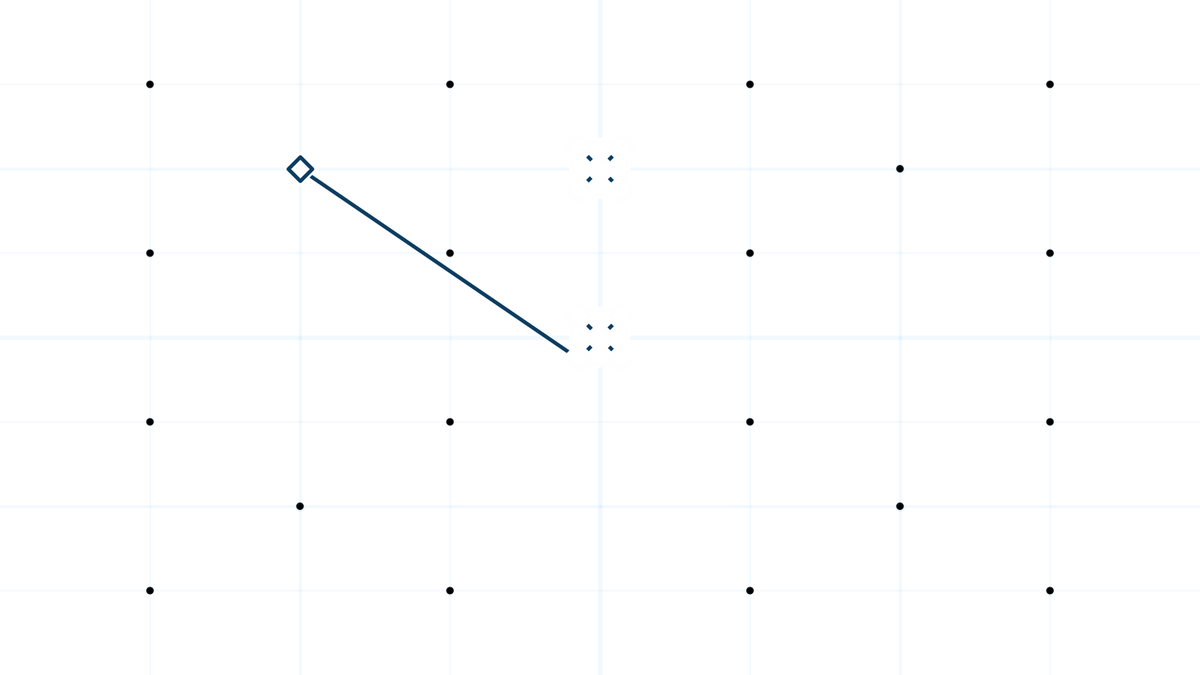
Frame 1 (no input)
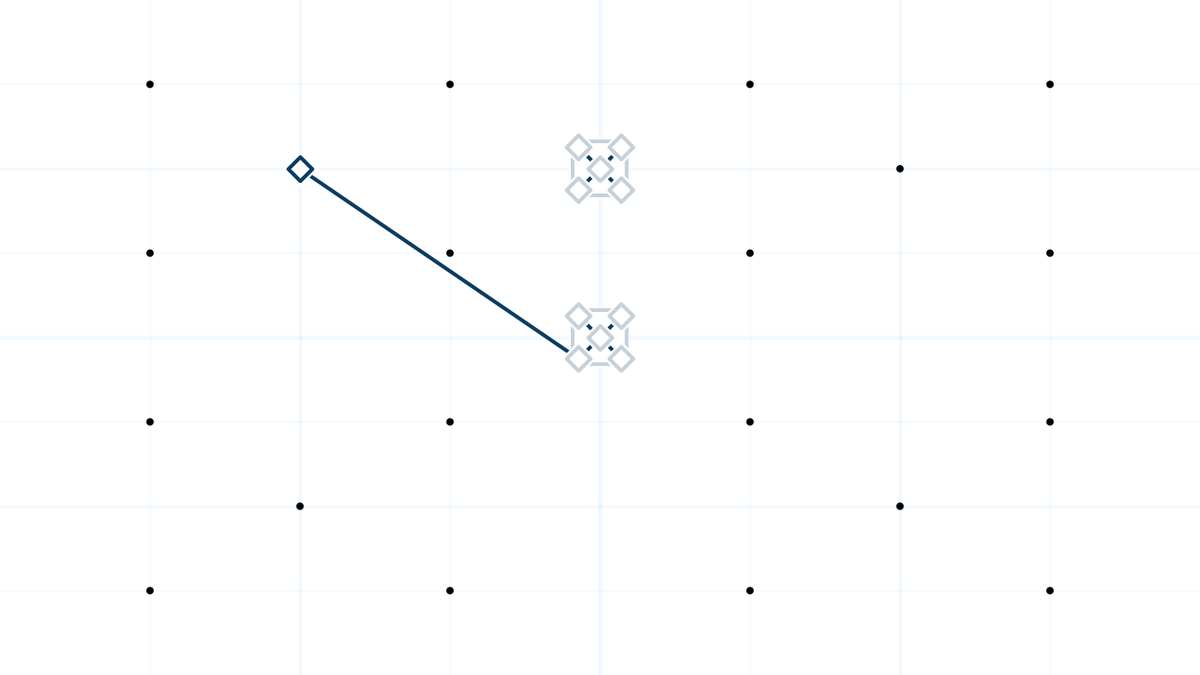
Frame 60 (the mouse pressed at the canvas centre just before this capture)
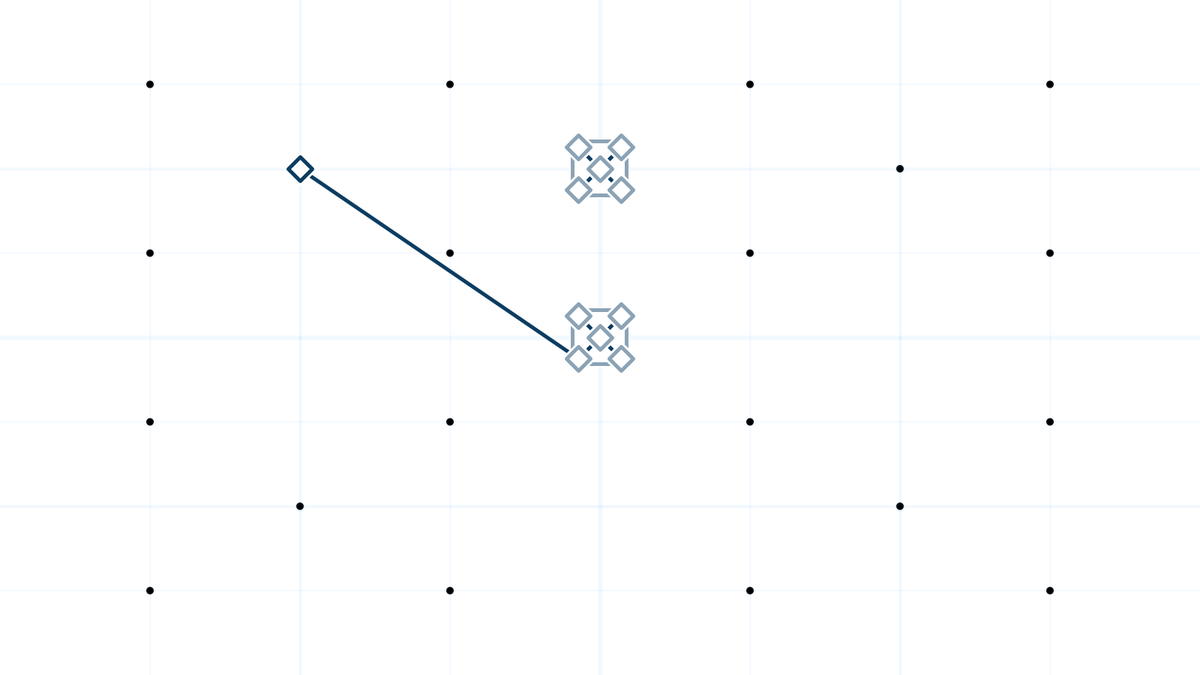
Frame 120 (the mouse held since frame 60 and released just before this capture)

The Processing sketch that drew these frames (run headless with seeded random() and noise(); from frame 60 on, the mouse is pressed at the canvas centre):

// Processing sketch: main
// ── main.pde
Cluster cl;
float w = 40;

// **************************************************
//
// **************************************************

void setup() {
  size(1600, 900);
  //size(1400,425);
  cl = new Cluster();
}

// **************************************************
//
// **************************************************

void draw() {
  background(255);
  canvasGrid(0, 0, width, height, 3);
  cl.render();
}

// **************************************************
//
// **************************************************

void canvasGrid(float x1, float y1, float x2, float y2, int d) {
  if (d <=0) return;

  strokeWeight(d*2);
  stroke(#78C4FF, 25);

  float midx = (x1+x2)/2;
  float midy = (y1+y2)/2;

  line(x1, midy, x2, midy);
  line(midx, y1, midx, y2);

  fill(0);
  ellipse(midx, midy, 10, 10);
  noFill();

  canvasGrid(x1, y1, midx, midy, d-1);
  canvasGrid(midx, midy, x2, y2, d-1);
  canvasGrid(midx, y1, x2, midy, d-1);
  canvasGrid(x1, midy, midx, y2, d-1);
}

// **************************************************
//
// **************************************************

class Cluster {
  Pod c1, c2;
  Conns conn;
  Thing thing;

  Cluster() {
    this.c1 = new Pod(new PVector(width/2, height/2), 4);
    this.c2 = new Pod(new PVector(width/2, height/4), 4);

    this.thing = new Thing(new PVector(width/4, height/4), 4);
    this.conn = new Conns(this.thing, this.c1.things.get(2));
  }

  void render() {
    this.conn.render();
    this.thing.render();
    this.c1.render();
    this.c2.render();
  }
}

// **************************************************
//
// **************************************************

class Conns {
  Thing thingA, thingB;

  Conns(Thing a, Thing b) {
    this.thingA = a;
    this.thingB = b;
  }

  Conns(Pod a, Thing b) {
    this.thingA = a.things.get(0);
    this.thingB = b;
  }

  Conns(Thing a, Pod b) {
    this.thingA = a;
    this.thingB = b.things.get(0);
  }

  Conns(Pod a, Pod b) {
    this.thingA = a.things.get(0);
    this.thingB = b.things.get(0);
  }

  void render() {
    strokeWeight(5);
    stroke(#0B3C61);
    line(this.thingA.l.x, this.thingA.l.y, this.thingB.l.x, this.thingB.l.y);
  }
}

// **************************************************
//
// **************************************************

class Pod {
  PVector l;
  ArrayList<Thing> things;
  ArrayList<Conns> conns;
  float ttl;

  Pod(PVector l, float sides) {
    this.l = l;

    this.things = new ArrayList<Thing>();
    this.things.add(new Thing(this.l, sides));

    for (float r = TWO_PI/sides/2; r <= TWO_PI; r+=TWO_PI/sides) {
      float x = this.l.x + cos(r) * w;
      float y = this.l.y + sin(r) * w;
      Thing t = new Thing(new PVector(x, y), sides);
      things.add(t);
    }

    this.conns = new ArrayList<Conns>();

    this.conns.add(new Conns(this.things.get(1), this.things.get(3)));
    this.conns.add(new Conns(this.things.get(2), this.things.get(4)));

    this.ttl = 0;
  }

  void render() {
    this.ttl++;

    float x1 = this.l.x-(w*0.924);
    float y1 = this.l.y-(w*0.924);
    float wa = w*1.82;

    noStroke();
    fill(#FFFFFF);
    rect(x1-4, y1-4, wa+8, wa+8);

    if (this.ttl < 255) {
      stroke(color(11, 60, 97, this.ttl));
    } else if (this.ttl >= 255) {
      stroke(#0B3C61);
    }

    strokeWeight(5);
    fill(#FFFFFF);
    rect(x1, y1, wa, wa);

    for (Conns c : conns) {
      c.render();
    }

    for (Thing t : things) {
      t.update();
      t.render();
    }
  }
}

// **************************************************
//
// **************************************************

class Thing {
  PVector l;
  float s, p, f, b;
  PShape t, ts;
  int ttl;
  boolean blk;

  Thing(PVector l, float p) {
    this.l  = l;
    this.p  = p;
    this.s  = w/2.0;
    this.t  = this.createThing();
    this.ts = this.createThingShadow();
    this.f  = 0;
    this.b  = 0;
    this.ttl = 0;
    this.blk = true;
  }

  PShape createThingShadow() {
    PShape thingie;
    thingie = createShape();
    thingie.beginShape();
    thingie.strokeWeight(5);
    thingie.stroke(#FFFFFF);
    thingie.strokeJoin(ROUND);

    for (float r = 0.0; r <= TWO_PI; r+=TWO_PI/this.p) {
      float x = this.l.x + cos(r) * this.s;
      float y = this.l.y + sin(r) * this.s;
      thingie.vertex(x, y);
    }

    thingie.endShape();
    return thingie;
  }

  PShape createThing() {
    PShape thingie;
    thingie = createShape();
    thingie.beginShape();
    thingie.strokeWeight(5);
    thingie.stroke(#0B3C61);
    thingie.strokeJoin(ROUND);

    for (float r = 0.0; r <= TWO_PI; r+=TWO_PI/this.p) {
      float x = this.l.x + cos(r) * this.s/1.25;
      float y = this.l.y + sin(r) * this.s/1.25;
      thingie.vertex(x, y);
    }

    thingie.endShape();
    return thingie;
  }

  void update() {
    this.ttl++;
    if (this.ttl <= 255) this.fadeIn();
    //else if (this.ttl >= 256 && this.blk == true) this.blink();
  }

  void blink() {
    println(this.ttl, this.b);
    if (this.b < 50) {
      this.t.setStroke(color(11, 60, 97, this.b));
      this.b++;
    } else if (this.b <= 50) {
      this.t.setStroke(color(#0B3C61));
      this.b++;
    }
  }

  void fadeIn() {    
    if (this.ttl < 255) {
      this.t.setStroke(color(11, 60, 97, this.ttl));
    } else if (this.ttl == 255) {
      this.t.setStroke(color(#0B3C61));
    }
  }

  void render() {
    shape(this.ts);
    shape(this.t);
  }
}
